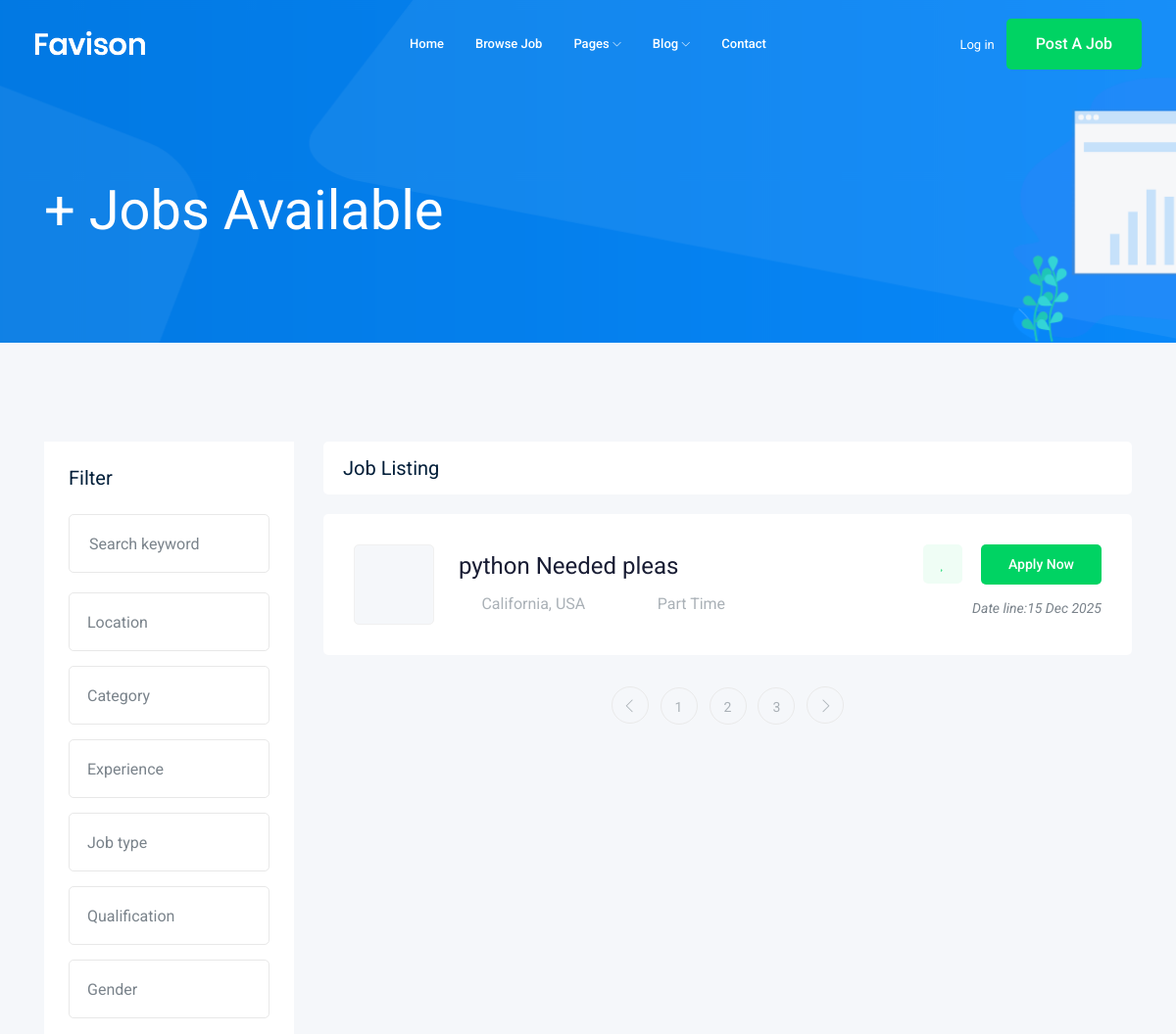
Before: /job/?page=2 (upper part) with the older database file.
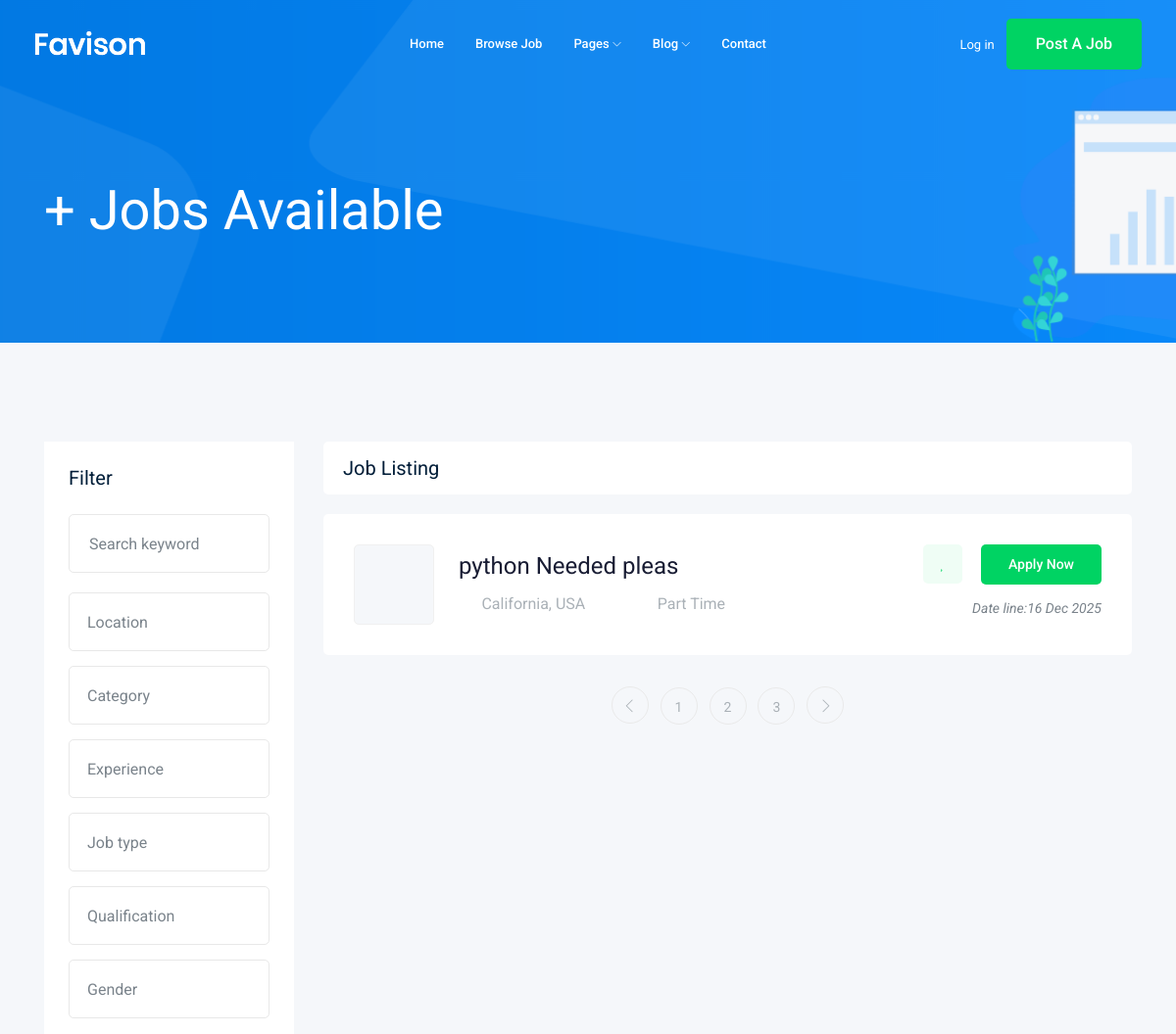
After: the same page with the newer database file.
### job/models.py (models this page shows, shortened)
class Job(models.Model): # table
    title = models.CharField(max_length=100) #column
    job_type = models.CharField(max_length=15,choices=JOB_TYPE)
    description = models.TextField(max_length=1000)
    published_at = models.DateTimeField(auto_now=True)
    Vacancy = models.IntegerField(default=1)
    salary = models.IntegerField(default=0)
    experience  = models.IntegerField(default=1)
    category = models.ForeignKey('Category',on_delete = models.CASCADE)
    image = models.ImageField(upload_to=image_upload)
    slug = models.SlugField(null=True , blank=True)
    def __str__(self):
        return self.title

### job/views.py (the view)
# urls.py: path('',views.job_list),
def job_list(request):
    job_list = Job.objects.all()
    paginator = Paginator(job_list , 1)
    page_number = request.GET.get("page")
    page_obj = paginator.get_page(page_number)
    context = {'jobs' :page_obj}
    return render(request,'job/job_list.html',context)

### job/templates/job/job_list.html (shortened to what the changed rows need)
{% extends "base.html" %}
{%block body%}
    <div class="job_listing_area plus_padding">
        <div class="container">
            <div class="row">
                <div class="col-lg-9">
                    <div class="job_lists m-0">
                        <div class="row">
                            {% for job in jobs %}
                            <div class="col-lg-12 col-md-12">
                                <div class="single_jobs white-bg d-flex justify-content-between">
                                    <div class="jobs_left d-flex align-items-center">
                                        <div class="thumb">
                                        </div>
                                        <div class="jobs_conetent">
                                            <a href="{% url 'jobs:job_detail' job.slug %}"><h4>{{job}}</h4></a>
                                            <div class="links_locat d-flex align-items-center">
                                                <div class="location">
                                                    <p> <i class="fa fa-map-marker"></i> California, USA</p>
                                                </div>
                                                <div class="location">
                                                    <p> <i class="fa fa-clock-o"></i> {{job.job_type}}</p>
                                                </div>
                                            </div>
                                        </div>
                                    </div>
                                    <div class="jobs_right">
                                        <div class="apply_now">
                                            <a class="heart_mark" href="#"> <i class="fa fa-heart"></i> </a>
                                            <a href="{% url 'jobs:job_detail' job.slug %}"class="boxed-btn3">Apply Now</a>
                                        </div>
                                        <div class="date">
                                            <p>Date line:{{job.published_at|date:"d M o"}}</p>
                                        </div>
                                    </div>
                                </div>
                            </div>
                            {% endfor %}
                            </div>
                        </div>
                    </div>
                </div>
            </div>
        </div>
{% endblock body %}

Changed rows visible on the page:
changed Job "python Needed pleas": published_at "15 Dec 2025" → "16 Dec 2025"
